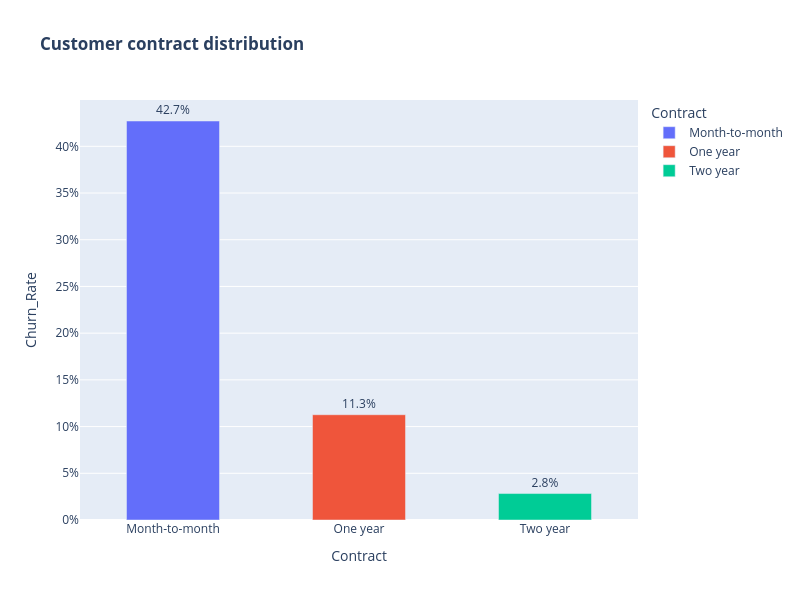

Notebook cell for this chart:
### Code cell
##不同合約類型的流失率
churn_rate = (
    df.groupby("Contract")["Churn"]
      .apply(lambda x: (x == "Yes").mean() * 100)
      .reset_index(name="Churn_Rate")
)
fig = px.bar(churn_rate, x="Contract", y="Churn_Rate", color="Contract", title="<b>Customer contract distribution<b>")
fig.update_traces(
    texttemplate="%{y:.1f}%",
    textposition="outside"
)

fig.update_yaxes(ticksuffix="%")
fig.update_layout(width=800, 
                  height=600, 
                  bargap=0.5)
fig.show()

### Figure 1 — Plotly figure (JSON) as saved in the notebook; plotly's stock layout.template omitted (floating-point values rounded to 4 significant figures)
{"data": [{"hovertemplate": "Contract=%{x}<br>Churn_Rate=%{y}<extra></extra>", "legendgroup": "Month-to-month", "marker": {"color": "#636efa", "pattern": {"shape": ""}}, "name": "Month-to-month", "orientation": "v", "showlegend": true, "textposition": "outside", "texttemplate": "%{y:.1f}%", "type": "bar", "x": ["Month-to-month"], "xaxis": "x", "y": [42.71], "yaxis": "y"}, {"hovertemplate": "Contract=%{x}<br>Churn_Rate=%{y}<extra></extra>", "legendgroup": "One year", "marker": {"color": "#EF553B", "pattern": {"shape": ""}}, "name": "One year", "orientation": "v", "showlegend": true, "textposition": "outside", "texttemplate": "%{y:.1f}%", "type": "bar", "x": ["One year"], "xaxis": "x", "y": [11.27], "yaxis": "y"}, {"hovertemplate": "Contract=%{x}<br>Churn_Rate=%{y}<extra></extra>", "legendgroup": "Two year", "marker": {"color": "#00cc96", "pattern": {"shape": ""}}, "name": "Two year", "orientation": "v", "showlegend": true, "textposition": "outside", "texttemplate": "%{y:.1f}%", "type": "bar", "x": ["Two year"], "xaxis": "x", "y": [2.832], "yaxis": "y"}], "layout": {"bargap": 0.5, "barmode": "relative", "height": 600, "legend": {"title": {"text": "Contract"}, "tracegroupgap": 0}, "title": {"text": "<b>Customer contract distribution<b>"}, "width": 800, "xaxis": {"anchor": "y", "categoryarray": ["Month-to-month", "One year", "Two year"], "categoryorder": "array", "domain": [0, 1], "title": {"text": "Contract"}}, "yaxis": {"anchor": "x", "domain": [0, 1], "ticksuffix": "%", "title": {"text": "Churn_Rate"}}}}
